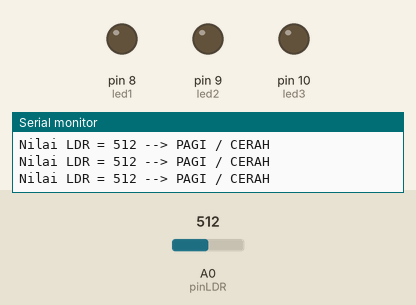
Bench run of a sketch on a simulated Arduino Uno, built with avr-gcc and run on an emulated ATmega328P. Parts: output pins drawn as LEDs (lit = HIGH), the last lines printed to the serial monitor. The inputs (shaded band) are chosen by the test bench; at power-on: A0 (pinLDR) = 512.

Above: at 1.3 s.
1.4 s: A0 (pinLDR) set to 792
2.9 s: A0 (pinLDR) set to 813
At 3.7 s:
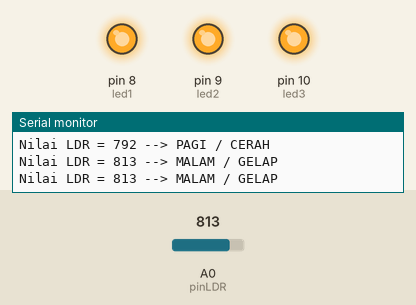
4.5 s: A0 (pinLDR) set to 790
At 4.9 s:
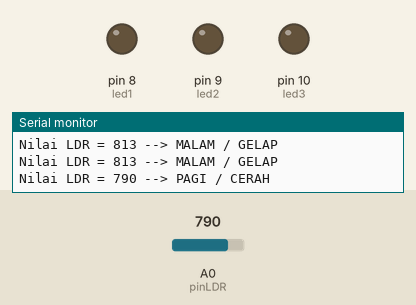
6.0 s: A0 (pinLDR) set to 810
At 7.3 s:
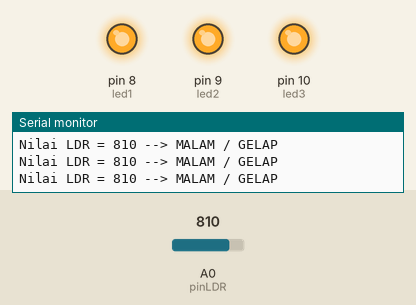
Timing chart, 0 to 8.5 s (numbered marks = the images above; inputs shaded):
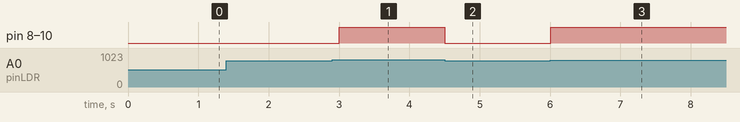

The sketch:

sensor_ldr.ino
```cpp
const int pinLDR = A0;

const int led1 = 8;
const int led2 = 9;
const int led3 = 10;

int threshold = 800;

void setup() {
  pinMode(led1, OUTPUT);
  pinMode(led2, OUTPUT);
  pinMode(led3, OUTPUT);

  Serial.begin(9600);
}

void loop() {

  int nilaiLDR = analogRead(pinLDR);

  Serial.print("Nilai LDR = ");
  Serial.print(nilaiLDR);

  if (nilaiLDR > threshold) {

    Serial.println(" --> MALAM / GELAP");

    digitalWrite(led1, HIGH);
    digitalWrite(led2, HIGH);
    digitalWrite(led3, HIGH);

  } else {

    Serial.println(" --> PAGI / CERAH");

    digitalWrite(led1, LOW);
    digitalWrite(led2, LOW);
    digitalWrite(led3, LOW);

  }

  delay(500);
}
```

Measured:
- the behaviour switches between 800 and 801 on A0 (pinLDR) (found by bisection; images 0 and 1)
- after the input at 2.9 s, pin 8 (led1), pin 9 (led2), pin 10 (led3): LOW → HIGH after 0.10 s
- after the input at 4.5 s, pin 8 (led1), pin 9 (led2), pin 10 (led3): HIGH → LOW at once
- after the input at 6.0 s, pin 8 (led1), pin 9 (led2), pin 10 (led3): LOW → HIGH at once
